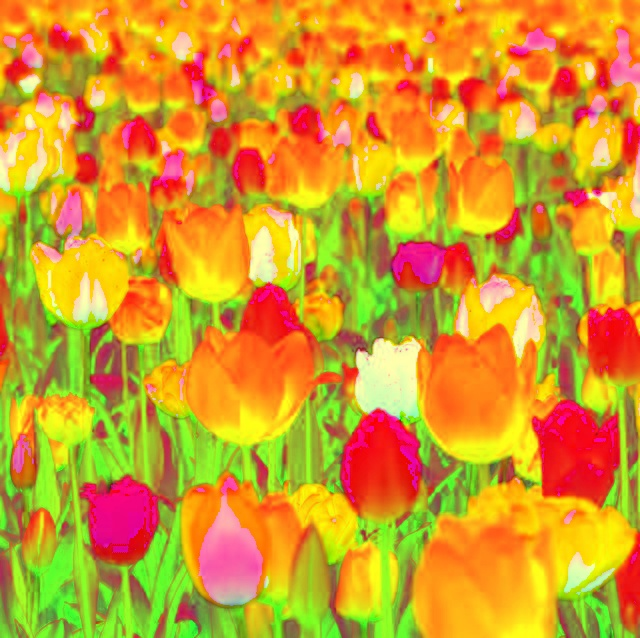
#> input picture Resources/tulips-hsv.jpeg, 640 x 638 px
$ python hsv_to_rgb_and_bgr.py
#> lines starting #> are read from the running program, lines starting #| are printed output that depends on the picture
import cv2

# img = cv2.imread("Resources/tulips.jpeg")
# hsvImg = cv2.cvtColor(img, cv2.COLOR_BGR2HSV)
# cv2.imwrite("Resources/tulips-hsv.jpeg", hsvImg)

hsvImg = cv2.imread("Resources/tulips-hsv.jpeg")
#> hsvImg is the input picture: shape (638, 640, 3); mean B, G, R 40.5, 155.5, 210
hsv_to_rgb = cv2.cvtColor(hsvImg, cv2.COLOR_HSV2RGB)
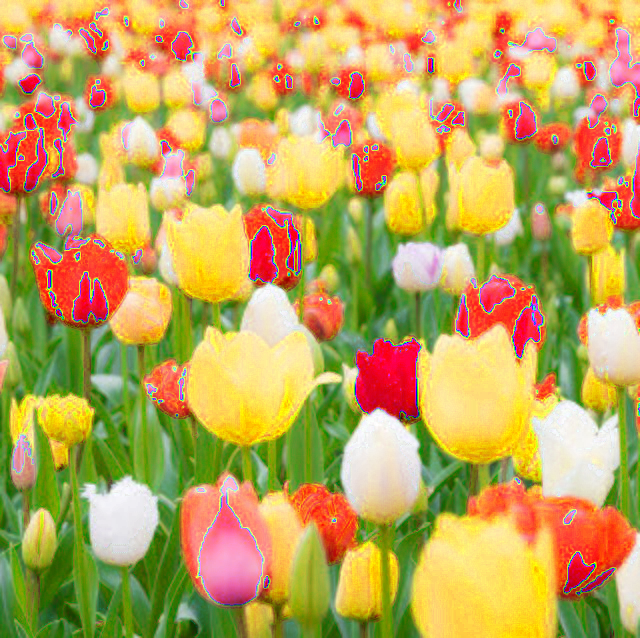
#> hsv_to_rgb: shape (638, 640, 3); mean R, G, B 193.1, 165.6, 89.9
hsv_to_bgr = cv2.cvtColor(hsvImg, cv2.COLOR_HSV2BGR)

# cv2.imshow("Image", img)
cv2.imshow("HSV Image", hsvImg)
cv2.imshow("HSV-RGB", hsv_to_rgb)
cv2.imshow("HSV-BGR", hsv_to_bgr)
cv2.waitKey(0)

$ run again, with Resources/tulips.jpeg copied over Resources/tulips-hsv.jpeg
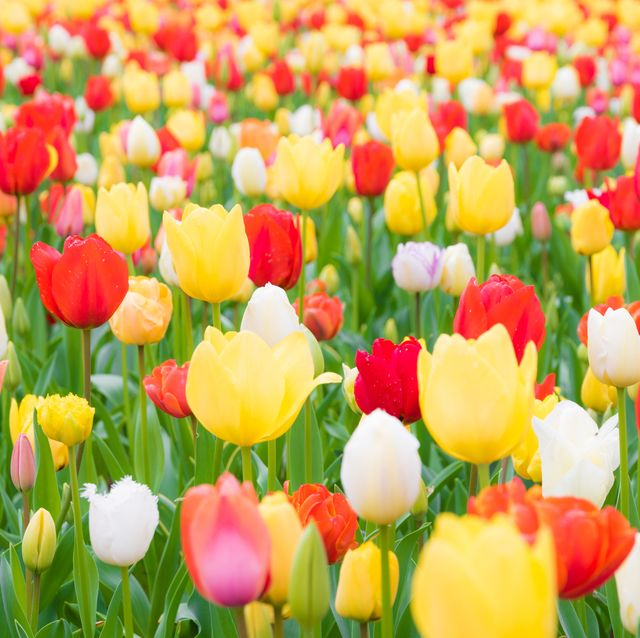
#> input picture Resources/tulips.jpeg, 640 x 638 px
#> hsvImg is the input picture: shape (638, 640, 3); mean B, G, R 87.5, 161.1, 197.5
#> `hsv_to_rgb = cv2.cvtColor(hsvImg, cv2.COLOR_HSV2RGB)`:
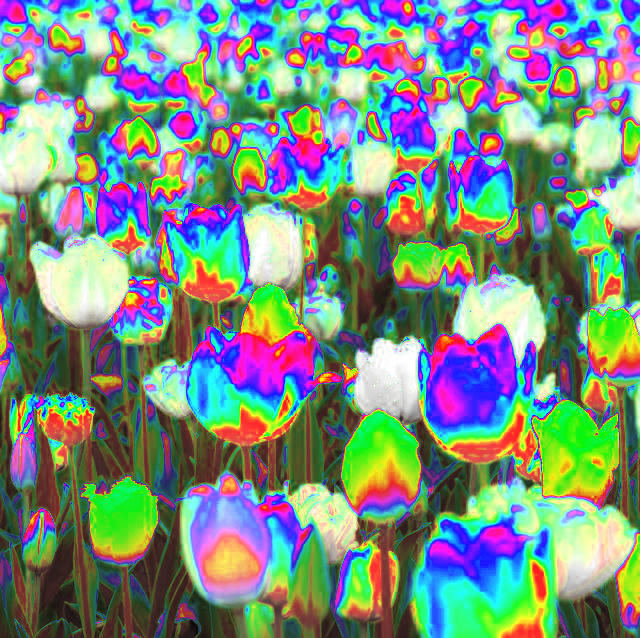
#> hsv_to_rgb: shape (638, 640, 3); mean R, G, B 122.4, 142, 129.7
